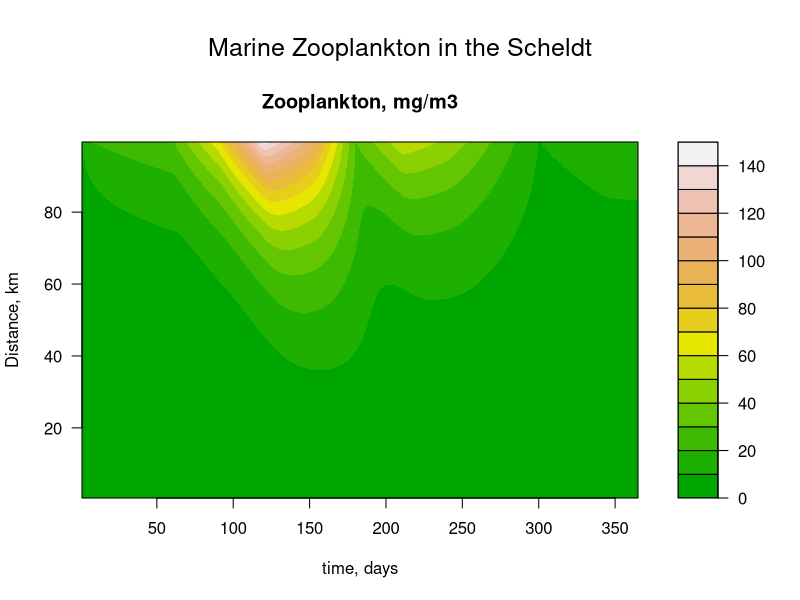

Reproduce this figure in R.
nbox <- 100
Length <- 100000 # m
dx <- Length/nbox # m
IntDist <- seq(0,by=dx,length.out=nbox+1) # m
Dist <- seq(dx/2,by=dx,length.out=nbox) # m
IntArea <- 4000 + 76000 * IntDist^5 /(IntDist^5+50000^5)
Area <- 4000 + 76000 * Dist^5 /(Dist^5+50000^5)
Volume <- Area*dx # m3
Eriver <- 0
Esea <- 350*3600*24
E <- Eriver + IntDist/Length * Esea # m2/d
Estar <- E * IntArea/dx

fZooTime = c(0, 30,60,90,120,150,180,210,240,270,300,340,367)
fZooConc = c(20,25,30,70,150,110, 30, 60, 50, 30, 10, 20, 20)
# the model parameters:
pars <-  c(riverZoo = 0.0,
         g  =-0.05,
         meanFlow = 100*3600*24,
         ampFlow = 50*3600*24,
         phaseFlow  = 1.4)

require(deSolve)
Zootran <-function(t,Zoo,pars)
{
  with (as.list(pars),{
    Flow <- meanFlow+ampFlow*sin(2*pi*t/365+phaseFlow)
    seaZoo <- approx(fZooTime, fZooConc, xout=t)$y
    Input <- +Flow * c(riverZoo, Zoo) +
      -Estar* diff(c(riverZoo, Zoo, seaZoo))
    dZoo <- -diff(Input)/Volume + g*Zoo
    list(dZoo)
  })
}

ZOOP <- rep(0,times=nbox)
times <- 1:365
out <- ode.band(times=times,y=ZOOP,func=Zootran,parms=pars,nspec=1)

par(oma=c(0,0,3,0)) # set margin size
filled.contour(x=times,y=Dist/1000,z=out[,-1],
               color= terrain.colors,xlab="time, days",
               ylab= "Distance, km",main="Zooplankton, mg/m3")
mtext(outer=TRUE,side=3,"Marine Zooplankton in the Scheldt",cex=1.5)
